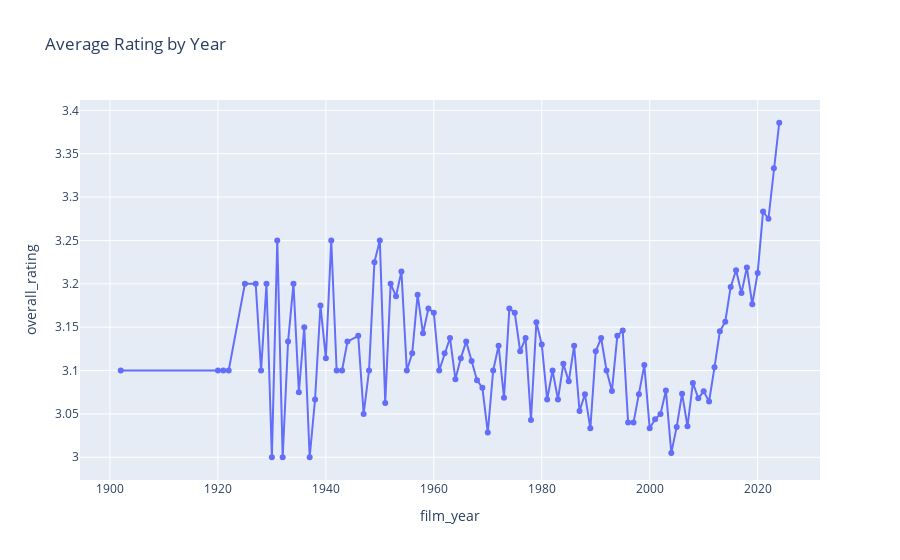

The notebook cell saved with this chart:
### Code cell
fig = px.line(avg_rating_by_year, x='film_year', y='overall_rating', markers= "point" ,title='Average Rating by Year')
fig.show()
